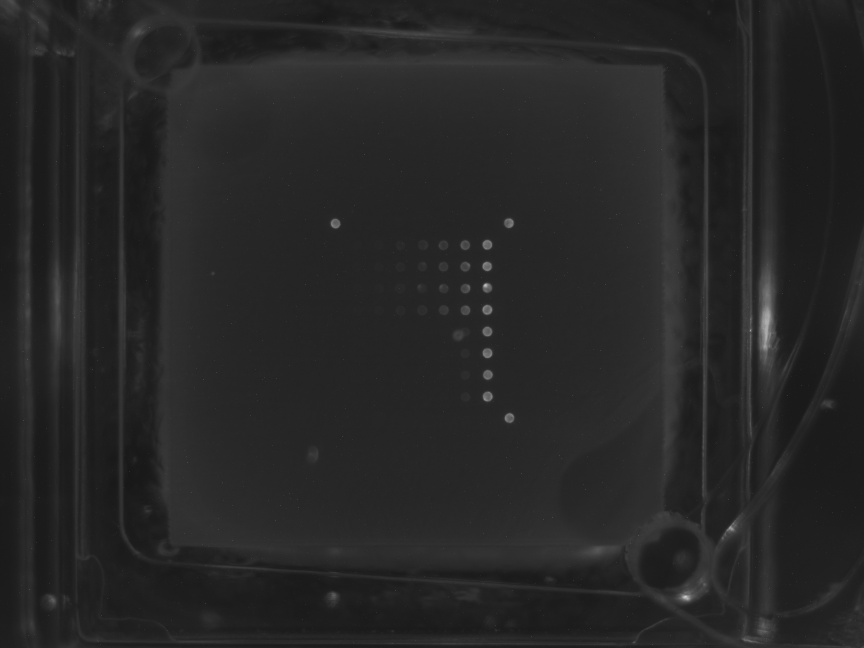
#> input picture Project/images/Good/-03-02-2021_10_55_13_PM.tiff, 2592 x 1944 px (shown at 1/3 size); its folder holds only this picture in this run
$ python analyze.py   (older library calls are emulated)
#> lines starting #> are read from the running program, lines starting #| are printed output that depends on the picture
import os
import cv2
from matplotlib import pyplot as plt
import numpy as np

images_dir_path = 'images/Good'
filenames=os.listdir(images_dir_path)

IMG_SIZE = 640, 360
MARGIN_WIDTH = [round(IMG_SIZE[1]/4.5), round(IMG_SIZE[1]/4)]
MARGIN_HEIGHT = [round(IMG_SIZE[0]/5), round(IMG_SIZE[0]/5)]

for filename in filenames:
    img_path=os.path.join(images_dir_path, filename)
    gray_img=cv2.imread(img_path,0)
#> gray_img is the input picture: shape (1944, 2592); min 22, max 255, mean 38.8
    img = cv2.resize(gray_img, IMG_SIZE)
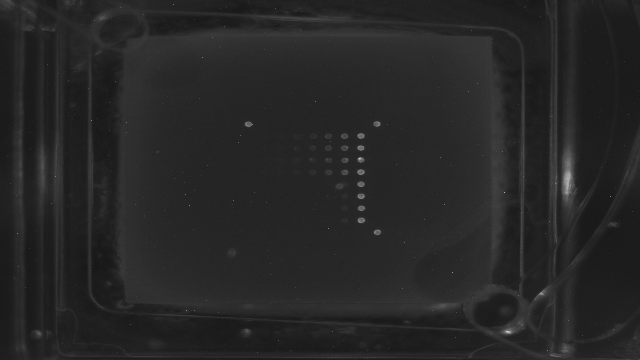
#> img: shape (360, 640); min 23, max 212, mean 38.7
    img = img[MARGIN_HEIGHT[0]:-MARGIN_HEIGHT[1],MARGIN_WIDTH[0]:-MARGIN_WIDTH[1]]
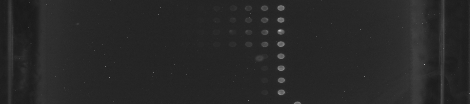
#> img: shape (104, 470); min 24, max 192, mean 39.9

    cv2.namedWindow("Input", cv2.WINDOW_NORMAL)
    cv2.resizeWindow('Input', 640, 640)
    cv2.imshow('Input', img)
    cv2.waitKey(0)
    cv2.destroyAllWindows()

    histogram, bins = np.histogram(img, bins=256, range=(0, 1))
#> histogram = 256 values from 0 to 0; bins = 257 values from 0 to 1
    laplacian = cv2.Laplacian(img, cv2.CV_64F)
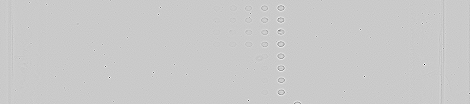
#> laplacian: shape (104, 470) float64; min -509, max 133, mean 0; drawn with min black and max white
    ret,thresh = cv2.threshold(img,85,255,cv2.THRESH_TOZERO)
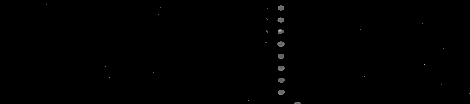
#> thresh: shape (104, 470); min 0, max 192, mean 0.6
    # [6 lines of commented-out code are left out]

    cv2.namedWindow("Threshold", cv2.WINDOW_NORMAL)
    cv2.resizeWindow('Threshold', 640, 640)
    cv2.imshow('Threshold', thresh)
    cv2.waitKey(0)
    cv2.destroyAllWindows()

    cv2.namedWindow("Laplacian", cv2.WINDOW_NORMAL)
    cv2.resizeWindow('Laplacian', 640, 640)
    cv2.imshow('Laplacian', np.uint8(np.absolute(laplacian)))
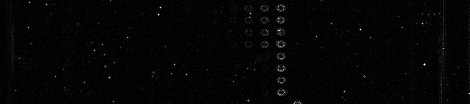
#> window 'Laplacian': shape (104, 470); min 0, max 255, mean 4.2
    cv2.waitKey(0)
    cv2.destroyAllWindows()

    del img, gray_img, laplacian, thresh

$ run again, on Project/images/Good/machineboxblackplug.tiff
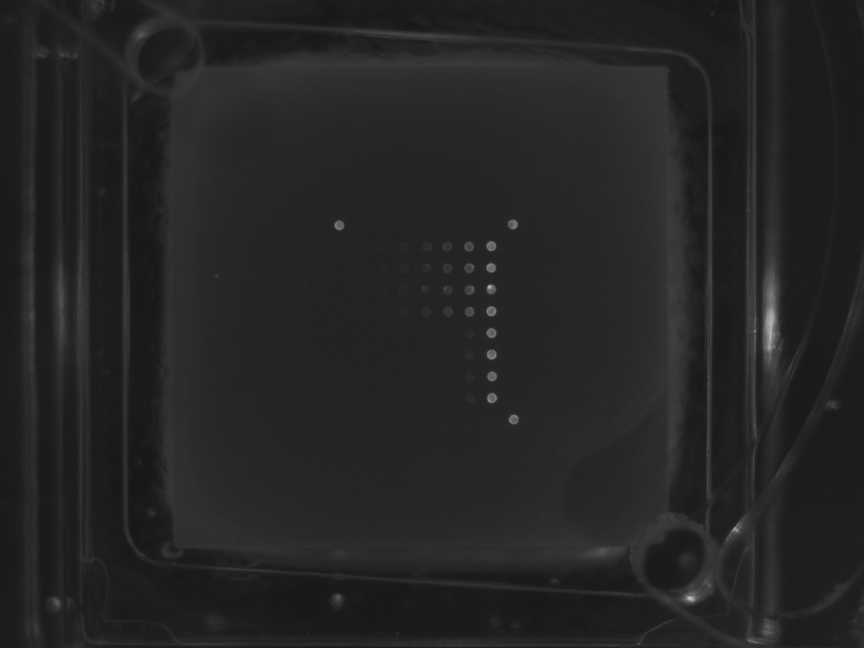
#> input picture Project/images/Good/machineboxblackplug.tiff, 2592 x 1944 px (shown at 1/3 size)
#> gray_img is the input picture: shape (1944, 2592); min 21, max 255, mean 36.9
#> `img = img[MARGIN_HEIGHT[0]:-MARGIN_HEIGHT[1],MARGIN_WIDTH[0]:-MARGIN_W..`:
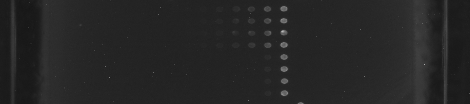
#> img: shape (104, 470); min 22, max 187, mean 37.9
#> histogram = 256 values from 0 to 0; bins = 257 values from 0 to 1
#> `cv2.imshow('Laplacian', np.uint8(np.absolute(laplacian)))`:
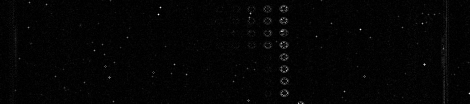
#> window 'Laplacian': shape (104, 470); min 0, max 250, mean 4

$ run again, on Project/images/Good/prolabbase.tiff
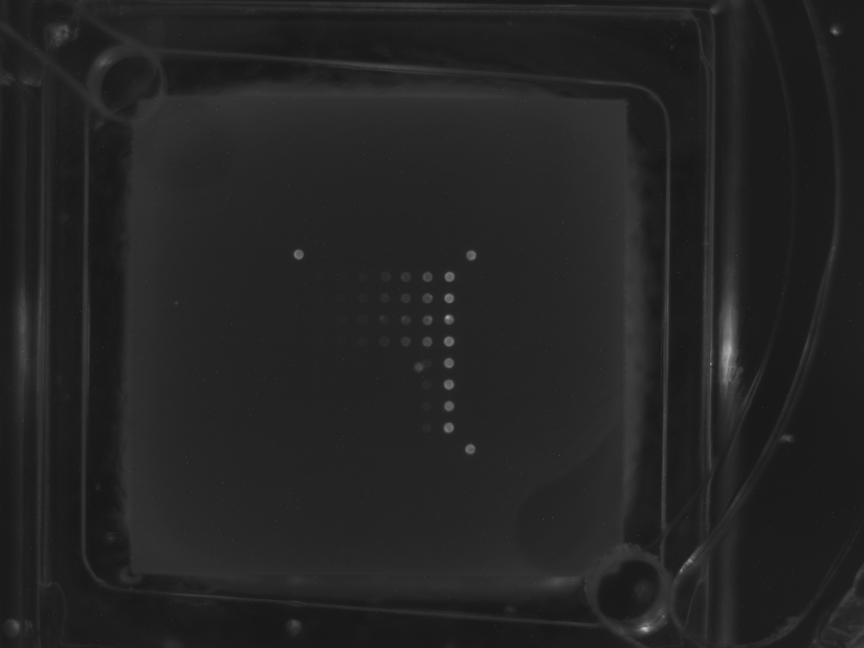
#> input picture Project/images/Good/prolabbase.tiff, 2592 x 1944 px (shown at 1/3 size)
#> gray_img is the input picture: shape (1944, 2592); min 21, max 255, mean 36
#> `img = img[MARGIN_HEIGHT[0]:-MARGIN_HEIGHT[1],MARGIN_WIDTH[0]:-MARGIN_W..`:
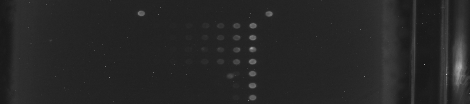
#> img: shape (104, 470); min 23, max 203, mean 38.8
#> histogram = 256 values from 0 to 0; bins = 257 values from 0 to 1
#> `cv2.imshow('Laplacian', np.uint8(np.absolute(laplacian)))`:
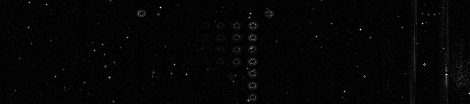
#> window 'Laplacian': shape (104, 470); min 0, max 249, mean 4.2
